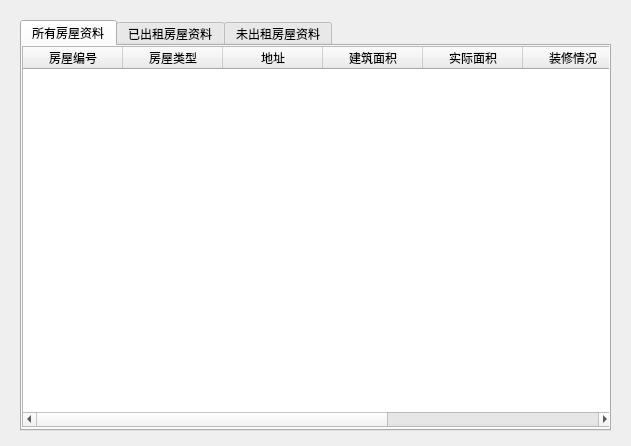
<?xml version="1.0" encoding="UTF-8"?>
<ui version="4.0">
 <class>housesatisfaction</class>
 <widget class="QDialog" name="housesatisfaction">
  <property name="geometry">
   <rect>
    <x>0</x>
    <y>0</y>
    <width>631</width>
    <height>446</height>
   </rect>
  </property>
  <property name="windowTitle">
   <string>房屋报表</string>
  </property>
  <widget class="QTabWidget" name="tabWidgetRoom">
   <property name="geometry">
    <rect>
     <x>20</x>
     <y>20</y>
     <width>591</width>
     <height>411</height>
    </rect>
   </property>
   <property name="currentIndex">
    <number>0</number>
   </property>
   <widget class="QWidget" name="tab">
    <attribute name="title">
     <string>所有房屋资料</string>
    </attribute>
    <widget class="QTableWidget" name="tableWidget">
     <property name="geometry">
      <rect>
       <x>0</x>
       <y>0</y>
       <width>591</width>
       <height>381</height>
      </rect>
     </property>
     <column>
      <property name="text">
       <string>房屋编号</string>
      </property>
     </column>
     <column>
      <property name="text">
       <string>房屋类型</string>
      </property>
     </column>
     <column>
      <property name="text">
       <string>地址</string>
      </property>
     </column>
     <column>
      <property name="text">
       <string>建筑面积</string>
      </property>
     </column>
     <column>
      <property name="text">
       <string>实际面积</string>
      </property>
     </column>
     <column>
      <property name="text">
       <string>装修情况</string>
      </property>
     </column>
     <column>
      <property name="text">
       <string>价格</string>
      </property>
     </column>
     <column>
      <property name="text">
       <string>备注</string>
      </property>
     </column>
    </widget>
   </widget>
   <widget class="QWidget" name="tab_3">
    <attribute name="title">
     <string>已出租房屋资料</string>
    </attribute>
    <widget class="QTableWidget" name="tableWidget_2">
     <property name="geometry">
      <rect>
       <x>0</x>
       <y>0</y>
       <width>591</width>
       <height>381</height>
      </rect>
     </property>
     <column>
      <property name="text">
       <string>房屋编号</string>
      </property>
     </column>
     <column>
      <property name="text">
       <string>房屋类型</string>
      </property>
     </column>
     <column>
      <property name="text">
       <string>地址</string>
      </property>
     </column>
     <column>
      <property name="text">
       <string>建筑面积</string>
      </property>
     </column>
     <column>
      <property name="text">
       <string>实际面积</string>
      </property>
     </column>
     <column>
      <property name="text">
       <string>装修情况</string>
      </property>
     </column>
     <column>
      <property name="text">
       <string>价格</string>
      </property>
     </column>
     <column>
      <property name="text">
       <string>备注</string>
      </property>
     </column>
    </widget>
   </widget>
   <widget class="QWidget" name="tab_2">
    <attribute name="title">
     <string>未出租房屋资料</string>
    </attribute>
    <widget class="QTableWidget" name="tableWidget_3">
     <property name="geometry">
      <rect>
       <x>0</x>
       <y>0</y>
       <width>591</width>
       <height>381</height>
      </rect>
     </property>
     <column>
      <property name="text">
       <string>房屋编号</string>
      </property>
     </column>
     <column>
      <property name="text">
       <string>房屋类型</string>
      </property>
     </column>
     <column>
      <property name="text">
       <string>地址</string>
      </property>
     </column>
     <column>
      <property name="text">
       <string>建筑面积</string>
      </property>
     </column>
     <column>
      <property name="text">
       <string>实际面积</string>
      </property>
     </column>
     <column>
      <property name="text">
       <string>装修情况</string>
      </property>
     </column>
     <column>
      <property name="text">
       <string>价格</string>
      </property>
     </column>
     <column>
      <property name="text">
       <string>备注</string>
      </property>
     </column>
    </widget>
   </widget>
  </widget>
 </widget>
 <resources/>
 <connections/>
</ui>
